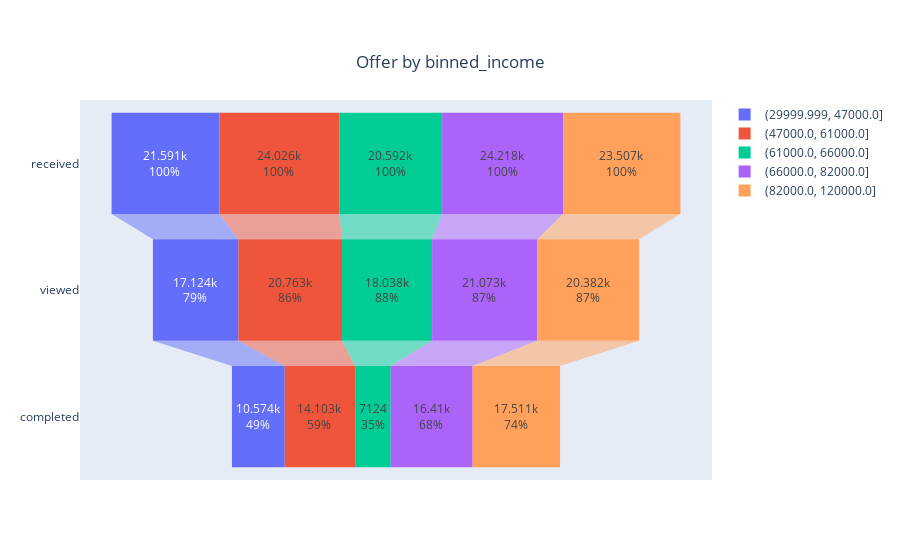

Write notebook code for a chart like this one.
### Code cell
visualize.plot_funnel_by_group(df_offer_time, df_profile, 'binned_income')

### Figure 1 — Plotly figure (JSON) as saved in the notebook; plotly's stock layout.template omitted (floating-point values rounded to 4 significant figures)
{"data": [{"name": "(29999.999, 47000.0]", "orientation": "h", "textinfo": "value+percent initial", "type": "funnel", "x": [21591, 17124, 10574], "y": ["received", "viewed", "completed"]}, {"name": "(47000.0, 61000.0]", "orientation": "h", "textinfo": "value+percent initial", "type": "funnel", "x": [24026, 20763, 14103], "y": ["received", "viewed", "completed"]}, {"name": "(61000.0, 66000.0]", "orientation": "h", "textinfo": "value+percent initial", "type": "funnel", "x": [20592, 18038, 7124], "y": ["received", "viewed", "completed"]}, {"name": "(66000.0, 82000.0]", "orientation": "h", "textinfo": "value+percent initial", "type": "funnel", "x": [24218, 21073, 16410], "y": ["received", "viewed", "completed"]}, {"name": "(82000.0, 120000.0]", "orientation": "h", "textinfo": "value+percent initial", "type": "funnel", "x": [23507, 20382, 17511], "y": ["received", "viewed", "completed"]}], "layout": {"title": {"text": "Offer by binned_income", "x": 0.5, "xanchor": "center", "y": 0.9, "yanchor": "top"}}}
